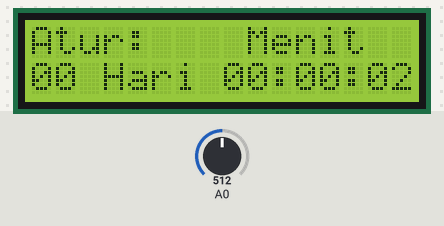
Recording of a sketch running on a simulated Arduino Uno, built with avr-gcc and run on an emulated ATmega328P. Parts: 16×2 character LCD. Inputs (shaded band) come from the test bench; at power-on: A0 = 512.

Above: at 1.2 s.
1.3 s: A0 set to 525
At 1.5 s:
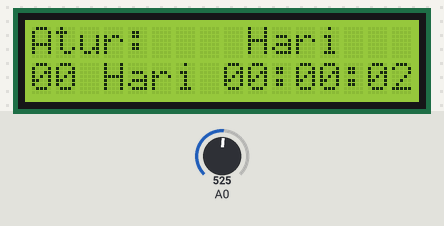
4.3 s: A0 set to 553
At 7.2 s:
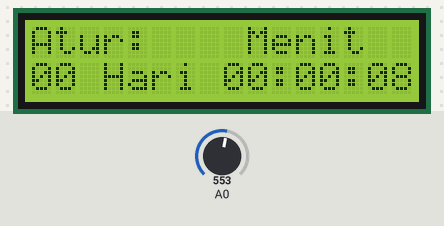
7.3 s: A0 set to 511
At 7.5 s:
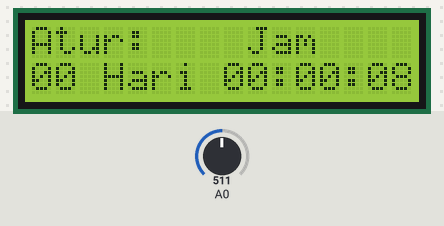
8.9 s: A0 set to 716
Timing chart, 0 to 11.5 s (numbered marks = the images above; inputs shaded):
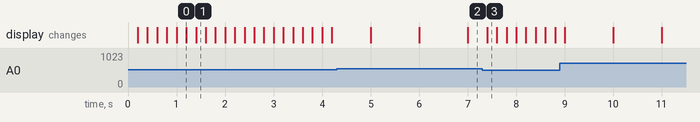

The sketch:

jam.ino
```cpp
/*
 * Program Ini didedikasikan Untuk Pembelajaran
 *
 * Didesain Oleh
 *
 * Rizka Reza Pahlevi
 */

#include <LiquidCrystal.h>
#include "LCDKeypad.h"


#define DAYS 0
#define HOURS 1
#define MINUTES 2
#define SECONDS 3

// The LCD screen
LCDKeypad lcd;

// The time model
unsigned int days = 0;
unsigned int hours = 0;
unsigned int minutes = 0;
unsigned int seconds = 0;
unsigned int setting = 0;

LCDKeypad::LCDKeypad() : LiquidCrystal(8, 9, 4, 5, 6, 7)
{
}

int LCDKeypad::button()
{
  static int NUM_KEYS=5;
  static int adc_key_val[5] ={30, 150, 360, 535, 760};
  int k, input;
  input=analogRead(0);
  for (k = 0; k < NUM_KEYS; k++)
  {
    if (input < adc_key_val[k])
    {
      return k;
    }
  }
  if (k >= NUM_KEYS)
    k = -1;     // No valid key pressed
  return k;
}

void setup() {
  // Set up the LCD's number of columns and rows:
  lcd.begin(16,2);

  // Set the cursor at the begining of the first row
  lcd.setCursor(0,0);

  // Print a text in the first row
  lcd.print("Atur:  ");
}

void loop()
{
      // Increase the time model by one second
      incTime();

      // Print the time on the LCD
      printTime();

      // Listen for buttons for 1 second
      buttonListen();
}

void buttonListen()
{
      // Read the buttons five times in a second
      for (int i = 0; i < 5; i++)
      {
            // Read the buttons value
            int button = lcd.button();

            switch (button)
            {
                // Right button was pushed
                case KEYPAD_RIGHT:
                  setting++;
                  break;

                // Left button was pushed
                case KEYPAD_LEFT:
                  setting--;
                  break;

                // Up button was pushed
                case KEYPAD_UP:
                  switch (setting)
                  {
                      case DAYS:
                        days++;
                        break;
                      case HOURS:
                        hours++;
                        break;
                      case MINUTES:
                        minutes++;
                        break;
                      case SECONDS:
                        seconds++;
                  }
                  break;

                // Down button was pushed
                case KEYPAD_DOWN:
                  switch (setting)
                  {
                      case DAYS:
                        days--;
                        if (days == -1) days = 30;
                        break;
                      case HOURS:
                        hours--;
                        if (hours == -1) hours = 23;
                        break;
                      case MINUTES:
                        minutes--;
                        if (minutes == -1) minutes = 59;
                        break;
                      case SECONDS:
                        seconds--;
                        if (seconds == -1) seconds = 59;
                  }
            }

            setting %= 4;
            printSetting();

            days %= 31;
            hours %= 24;
            minutes %= 60;
            seconds %= 60;
            printTime();

            // Wait one fifth of a second to complete
            while(millis() % 200 != 0);
      }
}

// Print the current setting
void printSetting()
{
      lcd.setCursor(9,0);

      switch (setting)
      {
          case DAYS:
            lcd.print("Hari   ");
            break;
          case HOURS:
            lcd.print("Jam  ");
            break;
          case MINUTES:
            lcd.print("Menit");
            break;
          case SECONDS:
            lcd.print("Detik");
      }
}

// Increase the time model by one second
void incTime()
{
      // Increase seconds
      seconds++;

      if (seconds == 60)
      {
            // Reset seconds
            seconds = 0;

            // Increase minutes
            minutes++;

            if (minutes == 60)
            {
                  // Reset minutes
                  minutes = 0;

                  // Increase hours
                  hours++;

                  if (hours == 24)
                  {
                        // Reset hours
                        hours = 0;

                        // Increase days
                        days++;
                  }
            }
      }
}

// Print the time on the LCD
void printTime()
{
      // Set the cursor at the begining of the second row
      lcd.setCursor(0,1);
      char time[17];
      sprintf(time, "%02i Hari %02i:%02i:%02i", days, hours, minutes, seconds);
      lcd.print(time);
}
```

LCDKeypad.h
```cpp
/*
  LCDKeypad.h
*/

// ensure this library description is only included once
#ifndef LCDKeypad_h
#define LCDKeypad_h

// library interface description
#define KEYPAD_NONE -1
#define KEYPAD_RIGHT 0
#define KEYPAD_UP 1
#define KEYPAD_DOWN 2
#define KEYPAD_LEFT 3
#define KEYPAD_SELECT 4

class LCDKeypad: public LiquidCrystal
{
  public:
    LCDKeypad();
    int button();
};

#endif
```

Measured:
- the behaviour switches between 534 and 535 on A0 (found by bisection; images 1 and 2)
- after the input at 7.3 s, the display: changes after 0.10 s (image 3)
